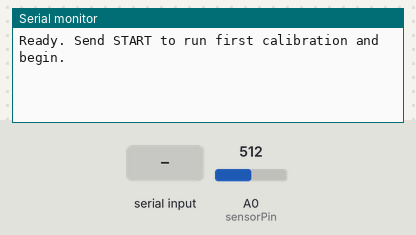
Bench run of a sketch on a simulated Arduino Uno, built with avr-gcc and run on an emulated ATmega328P. Parts: the last lines printed to the serial monitor. The test bench sets the inputs (shaded band); at power-on: A0 (sensorPin) = 512.

Above: at 1.2 s.
1.3 s: "STOP\n" received over Serial
At 1.8 s:
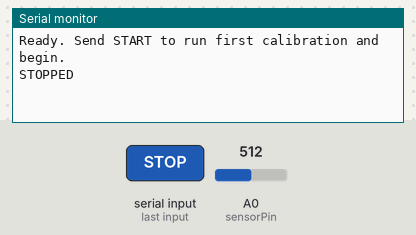
2.8 s: "START\n" received over Serial
At 3.2 s:
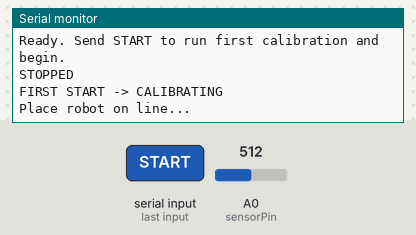
9.8 s: "STRAIGHT\n" received over Serial
11.8 s: "LEFT\n" received over Serial
At 13.4 s:
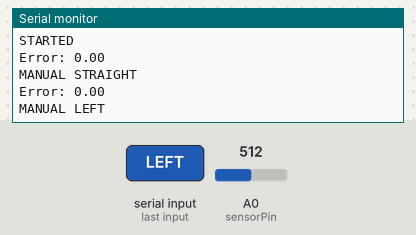
13.8 s: "RIGHT\n" received over Serial
At 15.0 s:
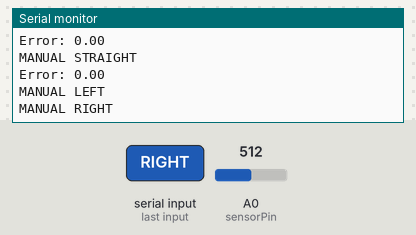
16.8 s: "FORWARD\n" received over Serial
Timing chart, 0 to 19.8 s (numbered marks = the images above; inputs shaded):
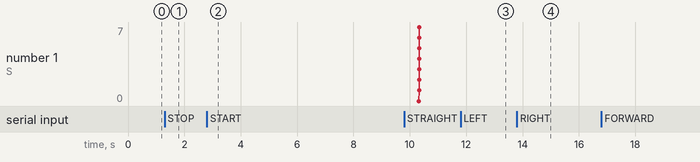

The sketch:

arduino_line_follower_with_camera.ino
```cpp
#include <Wire.h>
#include <Adafruit_PWMServoDriver.h>

Adafruit_PWMServoDriver pwm = Adafruit_PWMServoDriver();

// ================= PID =================
float Kp = 50;
float Ki = 0;
float Kd = 15;

float prevError = 0;
float integral = 0;

// ================= LINE LOST RECOVERY =================
int lastErrorSign = 1;              // +1 or -1 based on last valid error
const int lineLostNormThreshold = 600;
const int searchFastSpeed = 255;
const int searchSlowSpeed = -255;

// ================= SPEED =================
int baseSpeed = 180;

// ================= RUN CONTROL =================
bool isRunning = false;
bool calibrationDone = false;

enum CommandMode {
  MODE_AUTO,
  MODE_MANUAL
};

CommandMode controlMode = MODE_AUTO;

enum ManualCommand {
  CMD_NONE,
  CMD_STRAIGHT,
  CMD_LEFT,
  CMD_RIGHT,
  CMD_UTURN
};

ManualCommand manualCommand = CMD_NONE;

const int manualStraightSpeed = 150;
const int manualTurnSpeed = 170;
const unsigned long leftRightTurnDurationMs = 2000;
const unsigned long uturnDurationMs = 4000;

unsigned long manualCommandStartMs = 0;
unsigned long manualCommandDurationMs = 0;

void startTimedManualCommand(ManualCommand cmd, unsigned long durationMs) {
  controlMode = MODE_MANUAL;
  manualCommand = cmd;
  manualCommandStartMs = millis();
  manualCommandDurationMs = durationMs;
}

void applyDrive(int leftSpeed, int rightSpeed) {
  // LEFT SIDE
  setMotor(6, 7, leftSpeed);
  setMotor(4, 5, leftSpeed);

  // RIGHT SIDE
  setMotor(0, 1, rightSpeed);
  setMotor(2, 3, rightSpeed);
}

void applyManualCommand() {
  switch (manualCommand) {
    case CMD_STRAIGHT:
      applyDrive(manualStraightSpeed, manualStraightSpeed);
      break;
    case CMD_LEFT:
      // In-place left turn
      applyDrive(-manualTurnSpeed, manualTurnSpeed);
      break;
    case CMD_RIGHT:
      // In-place right turn
      applyDrive(manualTurnSpeed, -manualTurnSpeed);
      break;
    case CMD_UTURN:
      // U-turn using a strong in-place rotation
      applyDrive(manualTurnSpeed, -manualTurnSpeed);
      break;
    case CMD_NONE:
    default:
      stopMotors();
      break;
  }
}

// ================= DEMUX =================
int s0 = 10, s1 = 11, s2 = 12, s3 = 13;
int sensorPin = A0;

// ================= CALIBRATION =================
int sensorMin[8];
int sensorMax[8];

int weights[8] = {3,2,1,0,0,-1,-2,-3};

// ================= SETUP =================
void setup() {
  Serial.begin(115200);

  pwm.begin();
  pwm.setPWMFreq(1000);

  pinMode(s0, OUTPUT);
  pinMode(s1, OUTPUT);
  pinMode(s2, OUTPUT);
  pinMode(s3, OUTPUT);

  Serial.println("Ready. Send START to run first calibration and begin.");
}

// ================= MOTOR =================
void setMotor(int chA, int chB, int pwmVal) {
  pwmVal = constrain(pwmVal, -255, 255);

  if (pwmVal > 0) {
    pwm.setPWM(chA, 0, pwmVal * 16);
    pwm.setPWM(chB, 0, 0);
  } else {
    pwm.setPWM(chA, 0, 0);
    pwm.setPWM(chB, 0, -pwmVal * 16);
  }
}

// ================= STOP =================
void stopMotors() {
  for (int i = 0; i < 8; i++) {
    pwm.setPWM(i, 0, 0);
  }
}

// ================= SERIAL CONTROL =================
void checkCommand() {
  if (Serial.available()) {
    String cmd = Serial.readStringUntil('\n');
    cmd.trim();
    cmd.toUpperCase();

    if (cmd == "STOP") {
      isRunning = false;
      controlMode = MODE_MANUAL;
      manualCommand = CMD_NONE;
      manualCommandDurationMs = 0;
      stopMotors();
      Serial.println("STOPPED");
      return;
    }

    if (cmd == "START") {
      if (!calibrationDone) {
        Serial.println("FIRST START -> CALIBRATING");
        Serial.println("Place robot on line...");
        delay(3000);
        calibrateSensors();
        calibrationDone = true;
      }
      isRunning = true;
      controlMode = MODE_AUTO;
      manualCommand = CMD_NONE;
      manualCommandDurationMs = 0;
      Serial.println("STARTED");
      return;
    }

    // Strict START/STOP gate: ignore motion commands until START is received.
    if (!isRunning) {
      Serial.println("IGNORED (STOPPED): send START first");
      return;
    }

    if (cmd == "STRAIGHT" || cmd == "FORWARD") {
      isRunning = true;
      controlMode = MODE_AUTO;
      manualCommand = CMD_NONE;
      manualCommandDurationMs = 0;
      Serial.println("MANUAL STRAIGHT");
      return;
    }

    if (cmd == "LEFT") {
      isRunning = true;
      startTimedManualCommand(CMD_LEFT, leftRightTurnDurationMs);
      Serial.println("MANUAL LEFT");
      return;
    }

    if (cmd == "RIGHT" || cmd == "TURN") {
      isRunning = true;
      startTimedManualCommand(CMD_RIGHT, leftRightTurnDurationMs);
      Serial.println("MANUAL RIGHT");
      return;
    }

    if (cmd == "UTURN") {
      isRunning = true;
      startTimedManualCommand(CMD_UTURN, uturnDurationMs);
      Serial.println("MANUAL UTURN");
      return;
    }
  }
}

// ================= SENSOR READ =================
int readSensor(int ch) {
  digitalWrite(s0, ch & 1);
  digitalWrite(s1, (ch >> 1) & 1);
  digitalWrite(s2, (ch >> 2) & 1);
  digitalWrite(s3, (ch >> 3) & 1);
  delayMicroseconds(5);
  return analogRead(sensorPin);
}

// ================= UPDATE CALIB =================
void updateCalibration() {
  for (int i = 0; i < 8; i++) {
    int val = readSensor(i);

    if (val < sensorMin[i]) sensorMin[i] = val;
    if (val > sensorMax[i]) sensorMax[i] = val;
  }
}

// ================= CALIBRATION =================
void calibrateSensors() {
  Serial.println("Calibration START");

  for (int i = 0; i < 8; i++) {
    sensorMin[i] = 1023;
    sensorMax[i] = 0;
  }

  unsigned long startTime;

  // ===== STRAFE LEFT =====
  Serial.println("Strafing LEFT...");
  startTime = millis();

  while (millis() - startTime < 2000) {
    setMotor(6,7,-120);
    setMotor(4,5,120);
    setMotor(0,1,120);
    setMotor(2,3,-120);

    updateCalibration();
    delay(10);
  }

  stopMotors();
  delay(500);

  // ===== STRAFE RIGHT =====
  Serial.println("Strafing RIGHT...");
  startTime = millis();

  while (millis() - startTime < 2000) {
    setMotor(6,7,120);
    setMotor(4,5,-120);
    setMotor(0,1,-120);
    setMotor(2,3,120);

    updateCalibration();
    delay(10);
  }

  stopMotors();

  Serial.println("Calibration DONE");

  // Print values
  for (int i = 0; i < 8; i++) {
    Serial.print("S"); Serial.print(i);
    Serial.print(" Min: "); Serial.print(sensorMin[i]);
    Serial.print(" Max: "); Serial.println(sensorMax[i]);
  }

  delay(2000);
}

// ================= NORMALIZE =================
float readNormalized(int ch) {
  int val = readSensor(ch);

  int range = sensorMax[ch] - sensorMin[ch];
  if (range < 10) return 0;

  float norm = (float)(val - sensorMin[ch]) / range;
  return constrain(norm, 0, 1);
}

// ================= LINE ERROR =================
bool getLineError(float &errorOut) {
  float numerator = 0;
  float denominator = 0;
  bool allBelowThreshold = true;

  for (int i = 0; i < 8; i++) {
    float val = 1 - readNormalized(i);
    int norm1000 = (int)(val * 1000.0);
    if (norm1000 >= lineLostNormThreshold) {
      allBelowThreshold = false;
    }

    numerator += val * weights[i];
    denominator += val;
  }

  if (allBelowThreshold) return false;
  if (denominator <= 0.0001) return false;

  errorOut = numerator / denominator;
  return true;
}

// ================= PID =================
int computePID(float error) {
  integral += error;
  float derivative = error - prevError;

  float output = Kp*error + Kd*derivative + Ki*integral;

  prevError = error;

  return (int)output;
}

// ================= LOOP =================
void loop() {

  checkCommand();

  if (!isRunning) {
    stopMotors();
    delay(10);
    return;
  }

  // In manual mode, ignore line sensors and execute command directly.
  if (controlMode == MODE_MANUAL) {
    applyManualCommand();

    if (
      manualCommandDurationMs > 0 &&
      (millis() - manualCommandStartMs) >= manualCommandDurationMs
    ) {
      controlMode = MODE_AUTO;
      manualCommand = CMD_NONE;
      manualCommandDurationMs = 0;
      Serial.println("MANUAL TURN DONE -> AUTO MODE");
    }

    delay(10);
    return;
  }

  float error = 0;
  int leftSpeed = 0;
  int rightSpeed = 0;

  bool lineDetected = getLineError(error);

  if (lineDetected) {
    int correction = computePID(error);

    leftSpeed  = baseSpeed + correction;
    rightSpeed = baseSpeed - correction;

    leftSpeed  = constrain(leftSpeed, -255, 255);
    rightSpeed = constrain(rightSpeed, -255, 255);

    if (error > 0.05) {
      lastErrorSign = 1;
    } else if (error < -0.05) {
      lastErrorSign = -1;
    }
  } else {
    // Prevent PID windup while searching for line again.
    integral = 0;
    prevError = 0;

    // Turn toward the side where the line was last seen.
    if (lastErrorSign > 0) {
      leftSpeed = searchFastSpeed;
      rightSpeed = searchSlowSpeed;
    } else {
      leftSpeed = searchSlowSpeed;
      rightSpeed = searchFastSpeed;
    }
  }

  applyDrive(leftSpeed, rightSpeed);

  if (lineDetected) {
    Serial.print("Error: ");
    Serial.println(error);
  } else {
    Serial.println("LINE LOST -> SEARCHING");
  }

  delay(10);
}
```

Measured:
- after the input at 1.3 s, the serial monitor: prints a new line at once (image 1)
- after the input at 2.8 s, the serial monitor: prints a new line at once (image 2)
- after the input at 11.8 s, the serial monitor: prints a new line after 0.56 s (image 3)
- after the input at 13.8 s, the serial monitor: prints a new line at once (image 4)
